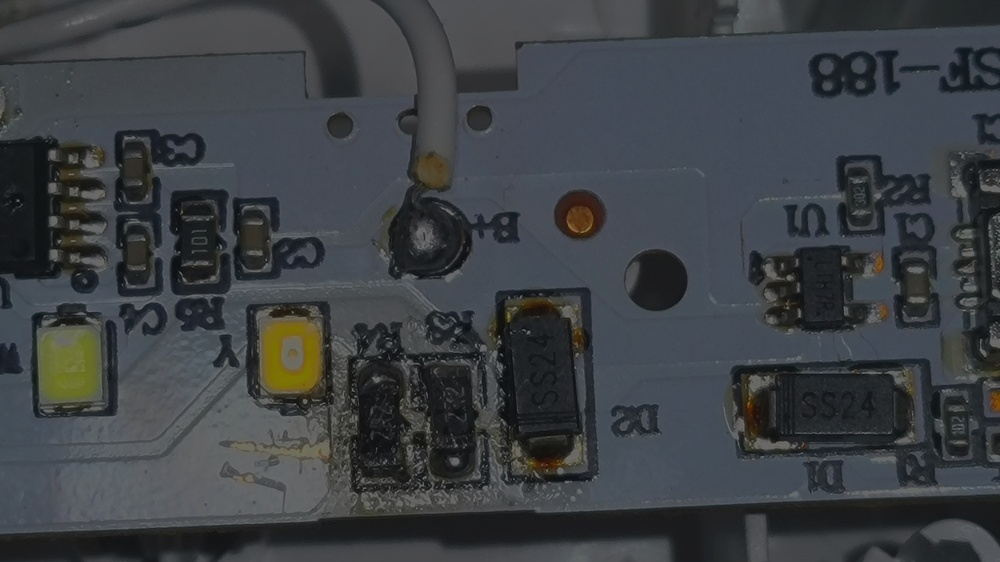
#> input picture input.jpg, 1000 x 562 px, shrunk from 3968 x 2232 before the run
$ python main_simplified.py
#> lines starting #> are read from the running program, lines starting #| are printed output that depends on the picture
import cv2
import numpy as np
import matplotlib.pyplot as plt
import os

# 基本字体设置避免文字显示问题
plt.rcParams['font.family'] = 'sans-serif'
plt.rcParams['font.sans-serif'] = ['Arial']

def adaptive_gamma_correction(image_path, target=0.5, color_space='YCbCr', method='binary'):
    # 读取图像
    img = cv2.imread(image_path) if isinstance(image_path, str) else image_path.copy()

    # 颜色空间转换及亮度提取
    if color_space == 'YCbCr':
        ycbcr = cv2.cvtColor(img, cv2.COLOR_BGR2YCrCb)
        y, cr, cb = cv2.split(ycbcr)
        Lmin, Lmax = 16, 235
    elif color_space == 'RGB':
        img_rgb = cv2.cvtColor(img, cv2.COLOR_BGR2RGB)
        y = np.max(img_rgb, axis=2)
        Lmin, Lmax = 0, 255
    elif color_space == 'HSV':
        hsv = cv2.cvtColor(img, cv2.COLOR_BGR2HSV)
        h, s, y = cv2.split(hsv)
        Lmin, Lmax = 0, 255
    else:  # Grayscale
        y = cv2.cvtColor(img, cv2.COLOR_BGR2GRAY)
        Lmin, Lmax = 0, 255

    # 归一化亮度通道
    y_normalized = (y.astype(np.float32) - Lmin) / (Lmax - Lmin)
    y_normalized = np.clip(y_normalized, 0, 1)

    # 计算当前平均亮度
    avg_uni = np.mean(y_normalized)

    # 计算gamma值
    if method == 'formula':
        gamma = calculate_gamma_formula(avg_uni, target)
    elif method == 'newton':
        gamma = calculate_gamma_newton(y_normalized, target)
    else:  # 二分法
        gamma = calculate_gamma_binary(y_normalized, target)


    # 应用Gamma校正
    y_corrected = (y_normalized ** gamma) * (Lmax - Lmin) + Lmin
    y_corrected = np.clip(y_corrected, 0, 255).astype(np.uint8)

    # 合并通道并转换回BGR
    if color_space == 'YCbCr':
        merged = cv2.merge([y_corrected, cr, cb])
        result = cv2.cvtColor(merged, cv2.COLOR_YCrCb2BGR)
    elif color_space == 'RGB':
        result = cv2.cvtColor(y_corrected, cv2.COLOR_GRAY2BGR)
    elif color_space == 'HSV':
        merged = cv2.merge([h, s, y_corrected])
        result = cv2.cvtColor(merged, cv2.COLOR_HSV2BGR)
    else:
        result = y_corrected

    return result, gamma

def calculate_gamma_formula(avg_uni, target=0.5):
    """公式法：gamma = log(target) / log(avg_uni)"""
    eps = 1e-5
    avg_uni = max(avg_uni, eps)
    gamma = np.log(target) / np.log(avg_uni)
    return np.clip(gamma, 0.1, 10.0)

def calculate_gamma_newton(y_normalized, target=0.5, max_iter=20, tol=1e-6):
    """牛顿迭代法求解最优Gamma值"""
    gamma = 1.0
    for _ in range(max_iter):
        corrected_avg = np.mean(y_normalized ** gamma)
        f = corrected_avg - target
        if abs(f) < tol:
            break
        df = np.mean((y_normalized ** gamma) * np.log(np.clip(y_normalized, 1e-10, 1.0)))
        if abs(df) < 1e-10:
            break
        gamma = gamma - f / df
        gamma = np.clip(gamma, 0.1, 10.0)
    return gamma

def calculate_gamma_binary(y_normalized, target=0.5, max_iter=100, tol=1e-5):
    """二分法求解Gamma值"""
    avg_uni = np.mean(y_normalized)
    if np.isclose(avg_uni, target):
        return 1.0

    low, high = (0.1, 1.0) if avg_uni < target else (1.0, 10.0)
    for _ in range(max_iter):
        mid = (low + high) / 2
        corrected_avg = np.mean(y_normalized ** mid)
        error = corrected_avg - target
        if abs(error) < tol:
            break
        if error < 0:
            high = mid
        else:
            low = mid
    return mid

def show_results(original, corrected, gamma, save_dir):
    """显示和保存结果"""
    os.makedirs(save_dir, exist_ok=True)

    # 保存处理后的图像
    cv2.imwrite(f"{save_dir}/output.jpg", corrected)

    # 计算统计信息
    orig_gray = cv2.cvtColor(original, cv2.COLOR_BGR2GRAY)
    corr_gray = cv2.cvtColor(corrected, cv2.COLOR_BGR2GRAY)
    orig_mean = np.mean(orig_gray) / 255.0
    corr_mean = np.mean(corr_gray) / 255.0

    print(f"原图平均亮度: {orig_mean:.4f}")
    print(f"校正后平均亮度: {corr_mean:.4f}")
    print(f"使用的Gamma值: {gamma:.4f}")

    # 1. 对比图
    plt.figure(figsize=(12, 6))
    plt.subplot(121)
    plt.imshow(cv2.cvtColor(original, cv2.COLOR_BGR2RGB))
    plt.title("Original")
    plt.axis('off')

    plt.subplot(122)
    plt.imshow(cv2.cvtColor(corrected, cv2.COLOR_BGR2RGB))
    plt.title(f"Corrected (gamma={gamma:.2f})")
    plt.axis('off')
    plt.savefig(f"{save_dir}/comparison.png", dpi=300)

    # 2. Gamma曲线
    plt.figure(figsize=(8, 6))
    x = np.linspace(0, 1, 100)
    y = x ** gamma
    plt.plot(x, y, 'r-', linewidth=2)
    plt.plot(x, x, 'k--', linewidth=1)
    plt.title(f"Gamma Correction Curve (gamma={gamma:.2f})")
    plt.xlabel("Input Brightness")
    plt.ylabel("Output Brightness")
    plt.grid(True)
    plt.savefig(f"{save_dir}/gamma_curve.png", dpi=300)

    # 3. 直方图对比
    plt.figure(figsize=(12, 6))
    plt.subplot(121)
    plt.hist(orig_gray.ravel(), 256, [0,256], color='blue', alpha=0.7)
    plt.axvline(np.mean(orig_gray), color='r', linestyle='dashed', linewidth=2)
    plt.title(f"Original Histogram (Avg: {orig_mean:.4f})")

    plt.subplot(122)
    plt.hist(corr_gray.ravel(), 256, [0,256], color='green', alpha=0.7)
    plt.axvline(np.mean(corr_gray), color='r', linestyle='dashed', linewidth=2)
    plt.title(f"Corrected Histogram (Avg: {corr_mean:.4f})")
    plt.savefig(f"{save_dir}/histogram_comparison.png", dpi=300)

def compare_methods(image_path, save_dir):
    """比较不同Gamma计算方法的效果"""
    original = cv2.imread(image_path)
    methods = ['binary', 'formula', 'newton']

    plt.figure(figsize=(15, 10))
    plt.subplot(2, 2, 1)
    plt.imshow(cv2.cvtColor(original, cv2.COLOR_BGR2RGB))
    plt.title("Original")
    plt.axis('off')

    for i, method in enumerate(methods, start=2):
        corrected, gamma = adaptive_gamma_correction(original, 0.5, 'YCbCr', method)
        plt.subplot(2, 2, i)
        plt.imshow(cv2.cvtColor(corrected, cv2.COLOR_BGR2RGB))
        plt.title(f"{method.capitalize()} Method (gamma={gamma:.2f})")
        plt.axis('off')

    plt.savefig(f"{save_dir}/method_comparison.png", dpi=300)

def compare_targets(image_path, save_dir):
    """比较不同目标亮度值的效果"""
    original = cv2.imread(image_path)
    targets = [0.3, 0.5, 0.7]

    plt.figure(figsize=(15, 10))
    plt.subplot(2, 2, 1)
    plt.imshow(cv2.cvtColor(original, cv2.COLOR_BGR2RGB))
    plt.title("Original")
    plt.axis('off')

    for i, target in enumerate(targets, start=2):
        corrected, gamma = adaptive_gamma_correction(original, target)
        plt.subplot(2, 2, i)
        plt.imshow(cv2.cvtColor(corrected, cv2.COLOR_BGR2RGB))
        plt.title(f"Target: {target} (gamma={gamma:.2f})")
        plt.axis('off')

    plt.savefig(f"{save_dir}/target_comparison.png", dpi=300)

if __name__ == "__main__":
    input_path = 'input.jpg'
    results_dir = "gamma_results"

    # 读取原图
    original = cv2.imread(input_path)
#> original is the input picture: shape (562, 1000, 3); mean B, G, R 68.4, 64.6, 60.7

    # 基本Gamma校正
    corrected, gamma = adaptive_gamma_correction(input_path, target=0.5, color_space='YCbCr')
#> in adaptive_gamma_correction, `ycbcr = cv2.cvtColor(img, cv2.COLOR_BGR2YCrCb)`: ycbcr: shape (562, 1000, 3); mean of channels 0, 1, 2 63.9, 125.8, 130.5
#> in adaptive_gamma_correction, `y_normalized = np.clip(y_normalized, 0, 1)`:
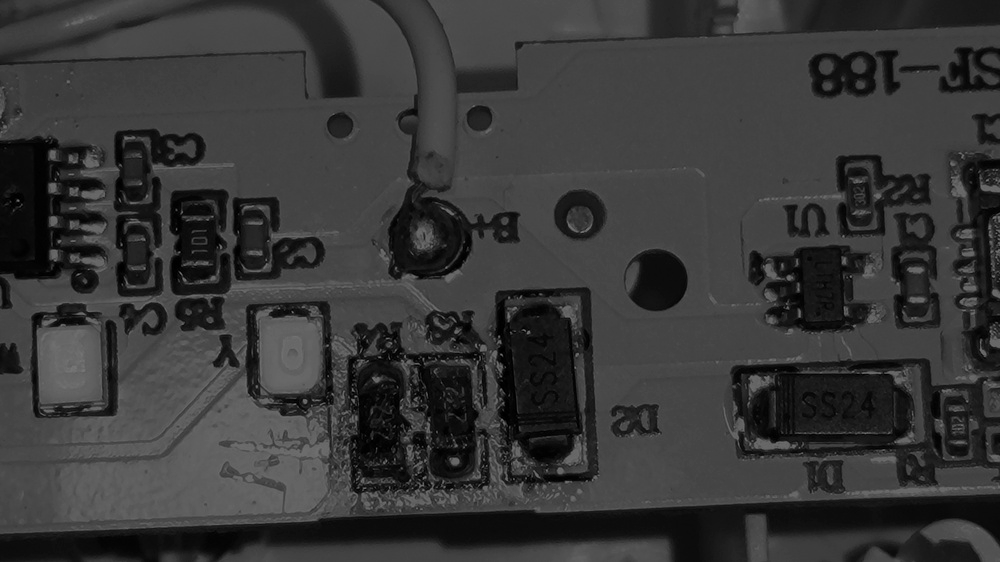
#> y_normalized: shape (562, 1000) float32; min 0, max 0.475, mean 0.219
#> in adaptive_gamma_correction, `avg_uni = np.mean(y_normalized)`: avg_uni = 0.219
#> in calculate_gamma_binary, `low, high = (0.1, 1.0) if avg_uni < target else (1.0, 10.0)`: low = 0.1; high = 1
#> the loop in calculate_gamma_binary, `for _ in range(max_iter):` made 15 passes
#> (mid, corrected_avg, error, high) on passes 1, 3, 8, 9, 11, 12, 14: (0.55, 0.418, -0.0819, 0.55), (0.438, 0.495, -0.00458, 0.438), (0.434, 0.498, -0.00191, 0.434), (0.432, 0.499, -0.000573, 0.432), (0.432, 0.5, -0.000238, 0.432), (0.432, 0.5, -6.98e-05, 0.432), (0.432, 0.5, -2.79e-05, 0.432)
#> (mid, corrected_avg, error, low) on passes 2, 4, 5, 6, 7, 10: (0.325, 0.589, 0.0894, 0.325), (0.381, 0.54, 0.0401, 0.381), (0.409, 0.517, 0.0172, 0.409), (0.423, 0.506, 0.00618, 0.423), (0.43, 0.501, 0.00077, 0.43), (0.431, 0.5, 9.81e-05, 0.431)
#> in adaptive_gamma_correction, `gamma = calculate_gamma_binary(y_normalized, target)`: gamma = 0.431
#> in adaptive_gamma_correction, `y_corrected = (y_normalized ** gamma) * (Lmax - Lmin) + Lmin`:
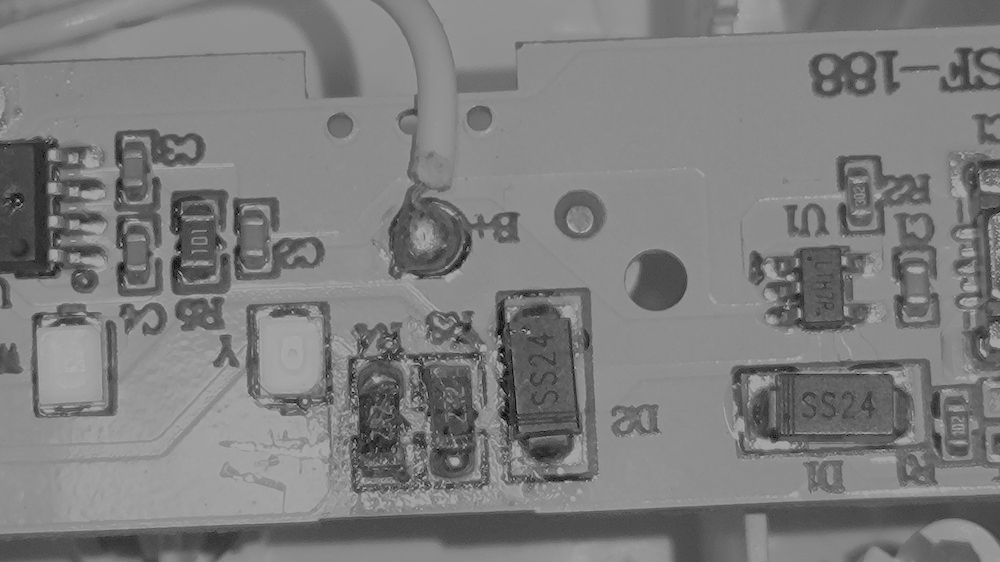
#> y_corrected: shape (562, 1000) float32; min 16, max 174.8, mean 125.5
#> in adaptive_gamma_correction, `merged = cv2.merge([y_corrected, cr, cb])`: merged: shape (562, 1000, 3); mean of channels 0, 1, 2 125, 125.8, 130.5
#> gamma = 0.431

    # 显示结果
    show_results(original, corrected, gamma, results_dir)
#> in show_results, `orig_mean = np.mean(orig_gray) / 255.0`: orig_mean = 0.25
#> in show_results, `corr_mean = np.mean(corr_gray) / 255.0`: corr_mean = 0.49
#| 原图平均亮度: 0.2505
#| 校正后平均亮度: 0.4902
#| 使用的Gamma值: 0.4315
#> in show_results, `plt.savefig(f"{save_dir}/comparison.png", dpi=300)`:
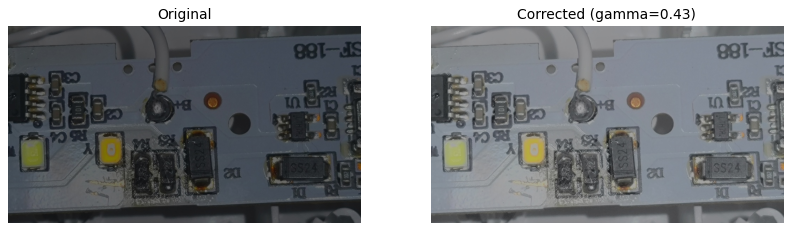
#> figure drawn by matplotlib, 2 panels
#> in show_results, `y = x ** gamma`: y = 100 values from 0 to 1
#> in show_results, `plt.savefig(f"{save_dir}/histogram_comparison.png", dpi=300)`:
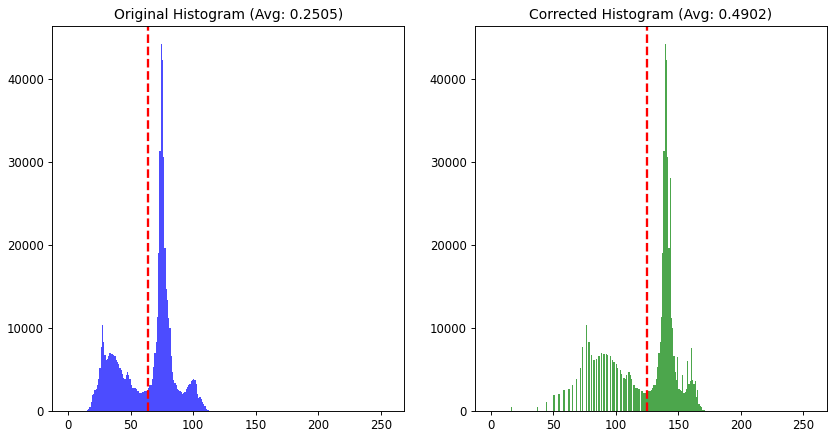
#> figure drawn by matplotlib, 2 panels; panel 1: tallest bar 44195 high, from x = 74 to 75; panel 2: tallest bar 44195 high, from x = 139 to 140

    # 比较不同方法和目标亮度
    compare_methods(input_path, results_dir)
#> the loop in calculate_gamma_binary (call 2), `for _ in range(max_iter):` made 15 passes
#> in compare_methods, `corrected, gamma = adaptive_gamma_correction(original, 0.5, 'YCbCr', m..`: gamma = 0.431
#> in compare_methods, `plt.savefig(f"{save_dir}/method_comparison.png", dpi=300)`:
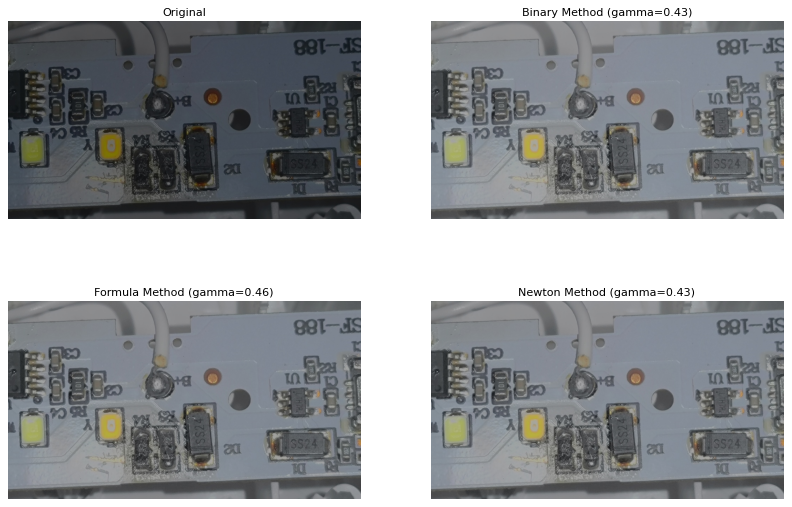
#> figure drawn by matplotlib, 4 panels
    compare_targets(input_path, results_dir)
#> in adaptive_gamma_correction (call 5), `gamma = calculate_gamma_binary(y_normalized, target)`: gamma = 0.777
#> in adaptive_gamma_correction (call 5), `y_corrected = (y_normalized ** gamma) * (Lmax - Lmin) + Lmin`:
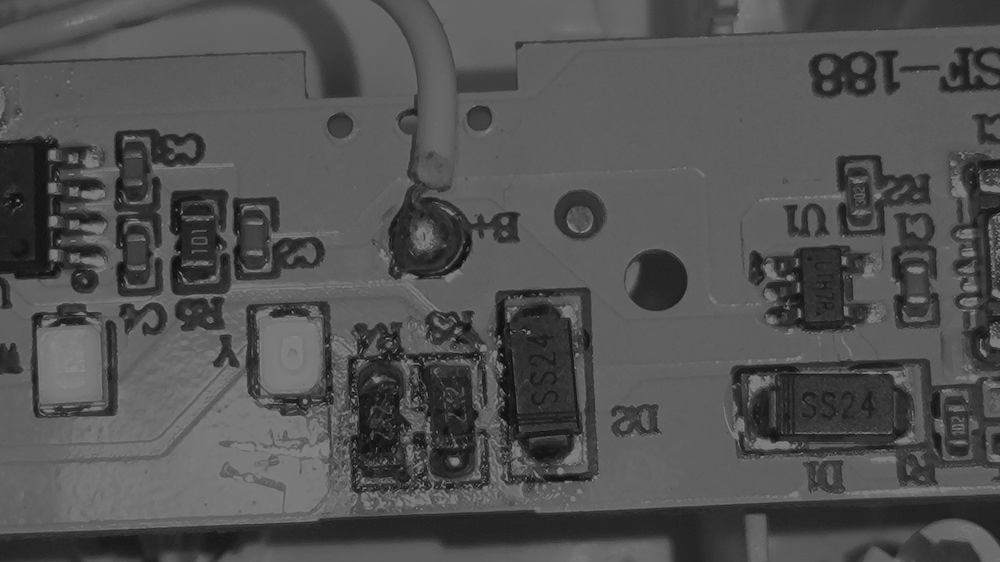
#> y_corrected: shape (562, 1000) float32; min 16, max 138.8, mean 81.7
#> in adaptive_gamma_correction (call 5), `merged = cv2.merge([y_corrected, cr, cb])`: merged: shape (562, 1000, 3); mean of channels 0, 1, 2 81.3, 125.8, 130.5
#> in compare_targets, `plt.savefig(f"{save_dir}/target_comparison.png", dpi=300)`:
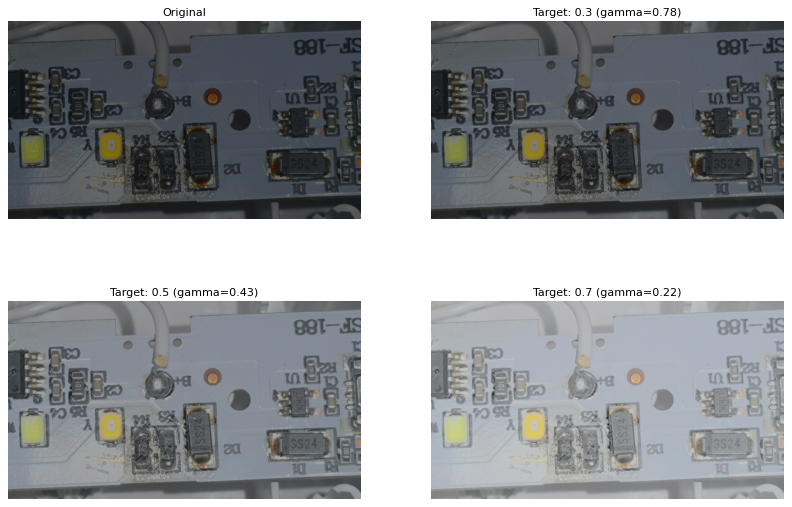
#> figure drawn by matplotlib, 4 panels

    print(f"所有结果已保存到 {results_dir} 目录")
